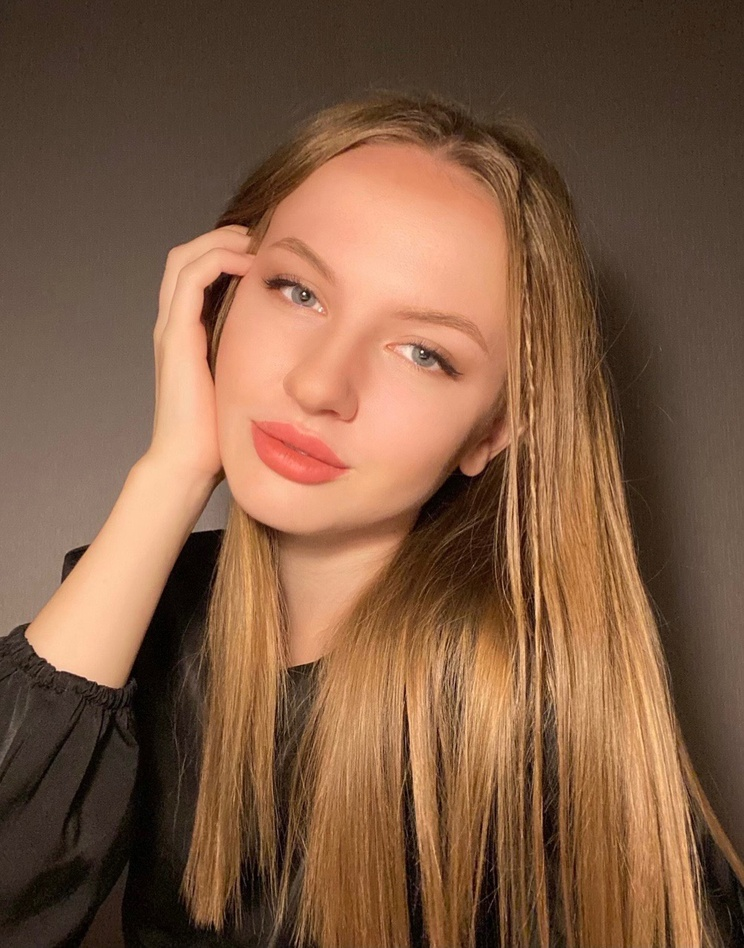
#> input picture src/photos/katya.jpg, 744 x 948 px, shrunk from 1002 x 1277 before the run
$ python canny.py
#> lines starting #> are read from the running program, lines starting #| are printed output that depends on the picture; after the words box and inside, x2 and y2 are one past the last pixel; in counts of white or black regions, pixels touching at a corner belong together
import cv2
import numpy as np


img = cv2.imread("photos/katya.jpg", 0)
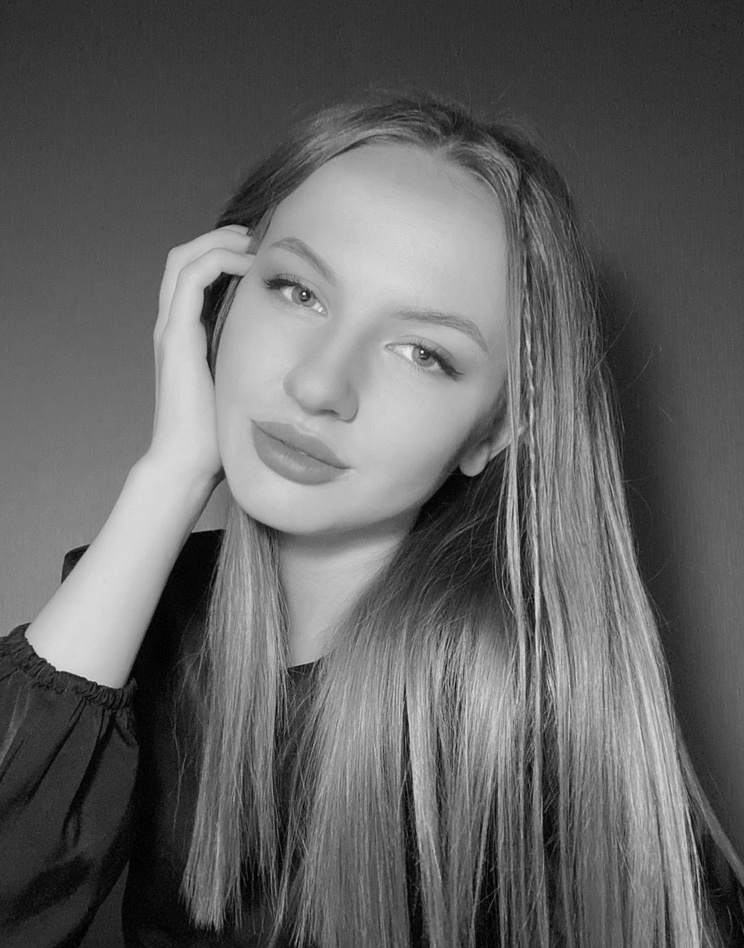
#> img: shape (948, 744); min 0, max 251, mean 98.9
img_canny = cv2.Canny(img, 200, 300)
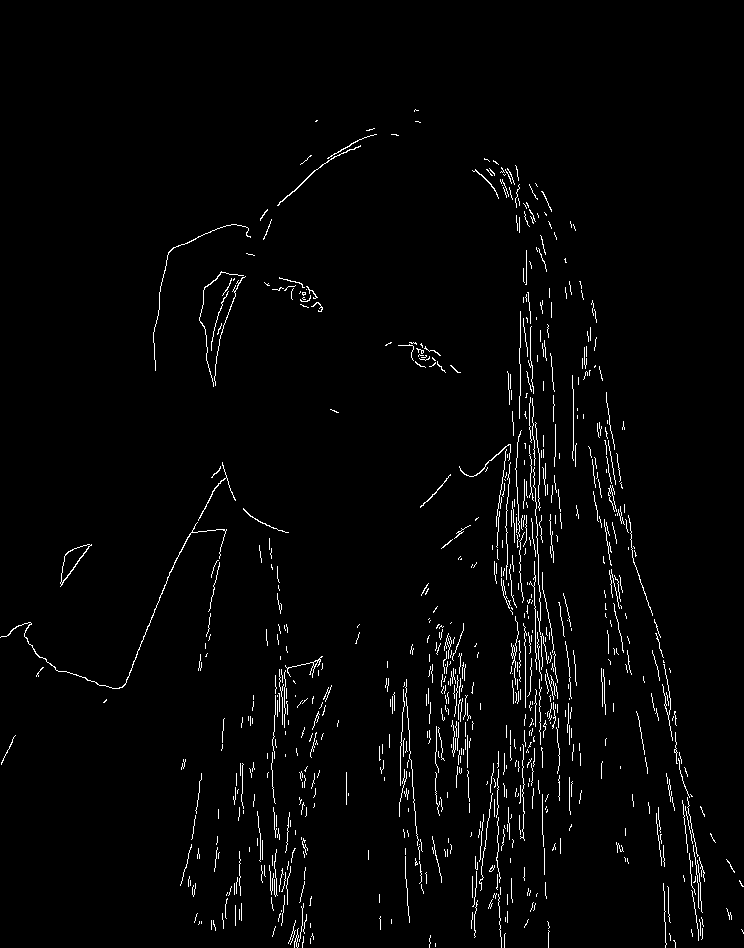
#> img_canny: shape (948, 744); 2.3% white in thin lines or dots, all inside (x1, y1, x2, y2) = (0, 109, 744, 948)
cv2.imshow('frog', img)
cv2.imshow("canny", img_canny)
cv2.waitKey()
cv2.destroyAllWindows()

$ run again, with src/photos/boys.jpg copied over src/photos/katya.jpg
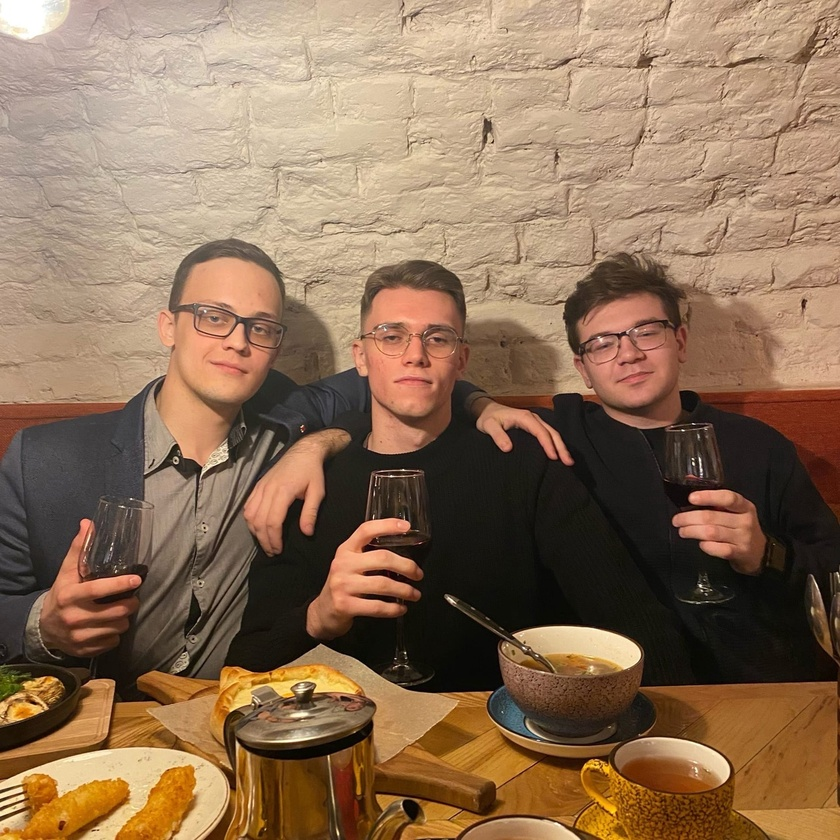
#> input picture src/photos/boys.jpg, 840 x 840 px, shrunk from 1280 x 1280 before the run
#> `img = cv2.imread("photos/katya.jpg", 0)`:
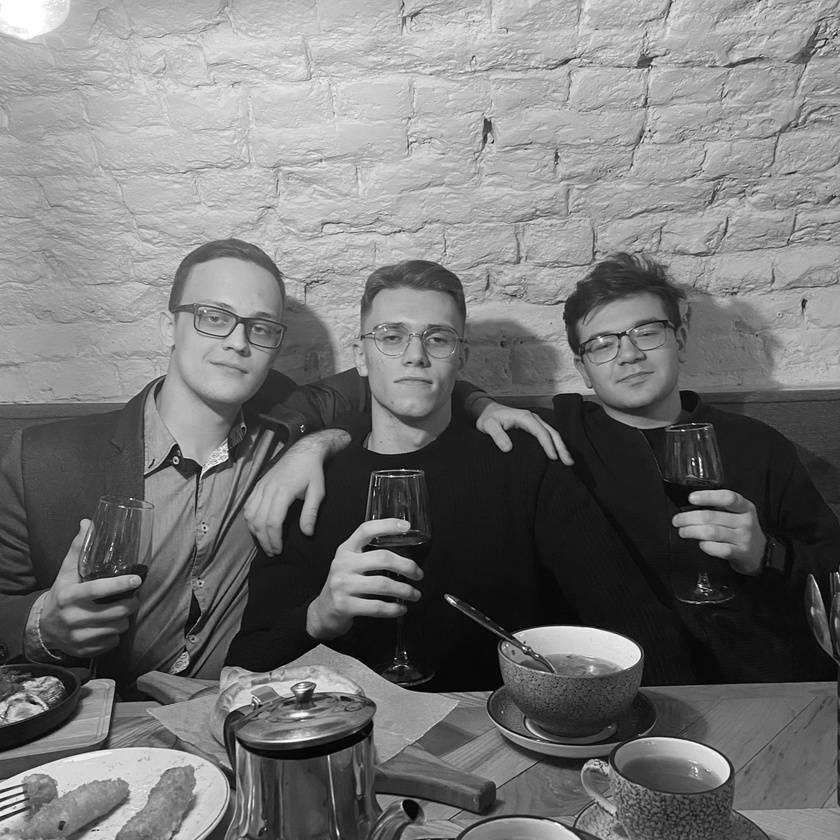
#> img: shape (840, 840); min 0, max 255, mean 117.7
#> `img_canny = cv2.Canny(img, 200, 300)`:
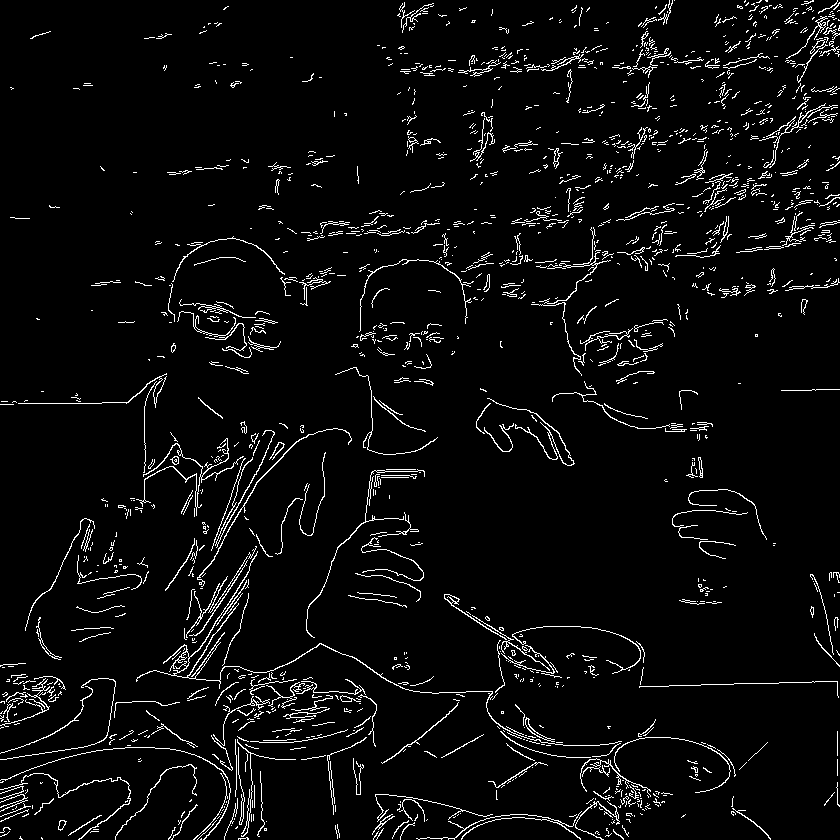
#> img_canny: shape (840, 840); 4.4% white in thin lines or dots
